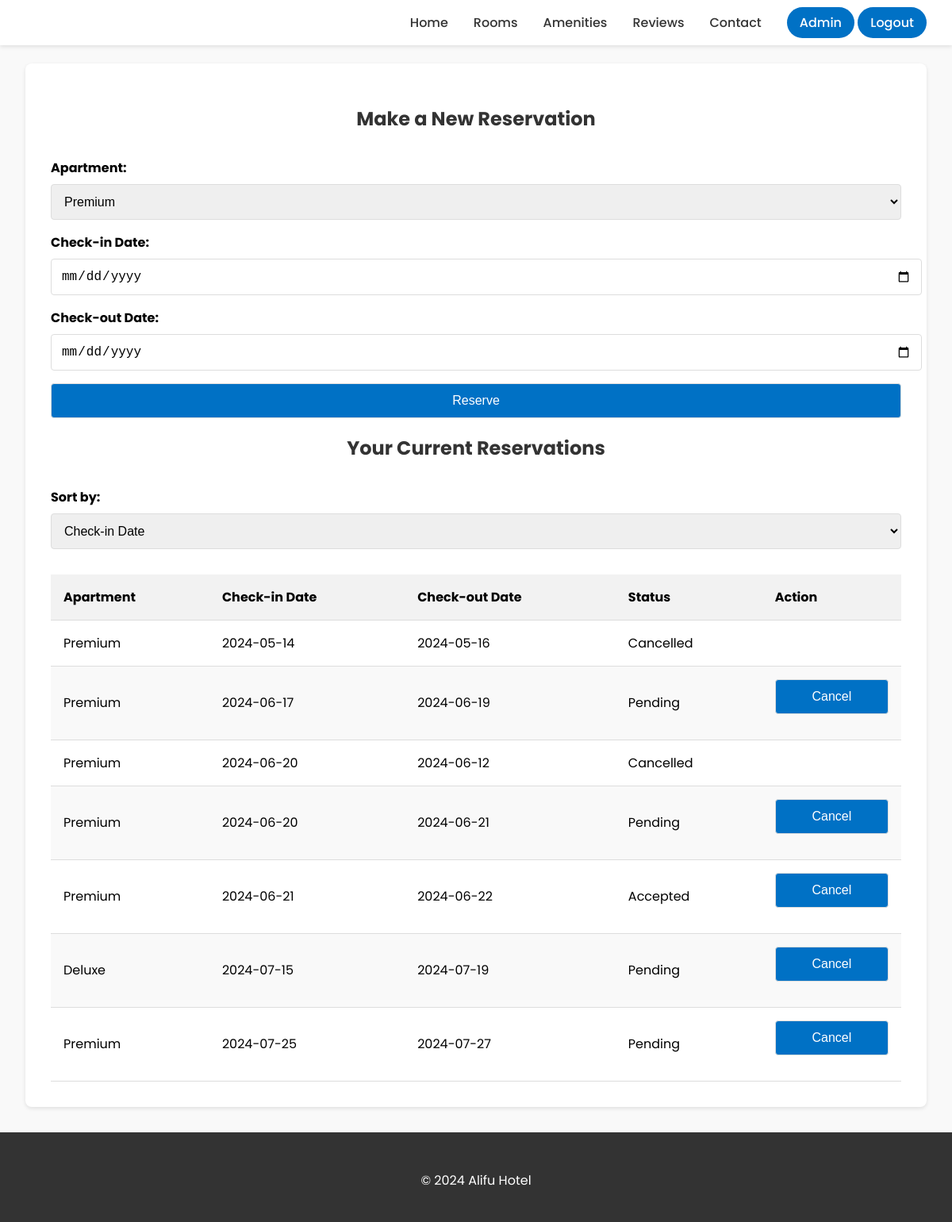
The page /reservations.php (signed in) on the database its author committed.
### tables this page shows
CREATE TABLE `reservations` (
  `id` int(11) UNSIGNED NOT NULL,
  `user_id` int(11) UNSIGNED NOT NULL,
  `apartment_id` int(11) UNSIGNED NOT NULL,
  `check_in_date` date NOT NULL,
  `check_out_date` date NOT NULL,
  `price` decimal(10,2) NOT NULL,
  `status` varchar(20) NOT NULL DEFAULT 'pending',
  `created_at` timestamp NOT NULL DEFAULT current_timestamp(),
  `updated_at` timestamp NOT NULL DEFAULT current_timestamp() ON UPDATE current_timestamp()
);

CREATE TABLE `apartments` (
  `id` int(11) UNSIGNED NOT NULL,
  `name` varchar(255) NOT NULL,
  `description` text NOT NULL,
  `price` decimal(10,2) NOT NULL,
  `type` varchar(50) NOT NULL,
  `image_url` varchar(255) DEFAULT NULL,
  `created_at` timestamp NOT NULL DEFAULT current_timestamp(),
  `updated_at` timestamp NOT NULL DEFAULT current_timestamp() ON UPDATE current_timestamp()
);

### reservations.php (the view, shortened to what this page needs)
<?php
include 'db_connection.php';
function getUserReservations($userId, $sort_by = 'check_in_date') {
    global $conn;
    $valid_sort_columns = ['check_in_date', 'check_out_date', 'status'];
    $sql = "SELECT reservations.id, apartments.name AS apartment_name, check_in_date, check_out_date, status
            FROM reservations
            JOIN apartments ON reservations.apartment_id = apartments.id
            WHERE user_id = ?
            ORDER BY $sort_by";
    $stmt = $conn->prepare($sql);
    $stmt->bind_param('i', $userId);
    $stmt->execute();
    return $stmt->get_result()->fetch_all(MYSQLI_ASSOC);
}
$userId = $_SESSION['user_id'];
$sort_by = isset($_GET['sort_by']) ? $_GET['sort_by'] : 'check_in_date';
$reservations = getUserReservations($userId, $sort_by);
$selectedApartmentId = isset($_GET['apartment_id']) ? intval($_GET['apartment_id']) : null;
?>
<!DOCTYPE html>
<html lang="en">
<head>
    <link rel="stylesheet" href="css/reserve.css">
</head>
<body>
<header>
  <nav>
    <ul>
      <li><a href="index.php">Home</a></li>
      <li><a href="rooms.php">Rooms</a></li>
      <li><a href="#">Amenities</a></li>
      <li><a href="#reviews">Reviews</a></li>
      <li><a href="#">Contact</a></li>
      <li class="right-buttons">
        <?php if (!isset($_SESSION['user_id'])) { ?>
          <a href="login.php" class="loginregisterbutton">Login</a>
          <a href="register.php" class="loginregisterbutton">Register</a>
        <?php } else {
          $query = "SELECT * FROM users WHERE id = '" . $_SESSION['user_id'] . "'";
          $result = mysqli_query($conn, $query);
          $row = mysqli_fetch_assoc($result);
          if ($row['administrator'] == 1) { ?>
            <a href="admin.php" class="loginregisterbutton">Admin</a>
          <?php } else { ?>
            <a href="profile.php">My Profile</a>
          <?php } ?>
          <a href="backend/logout.php" class="loginregisterbutton">Logout</a>
        <?php } ?>
      </li>
    </ul>
  </nav>
</header>
    <main>
        <section>
            <h2>Make a New Reservation</h2>
            <form action="reservations.php" method="post">
                <label for="apartment">Apartment:</label>
                <select name="apartment_id" id="apartment" required>
                    <?php
                    $apartmentsResult = $conn->query("SELECT id, name FROM apartments");
                    while ($apartment = $apartmentsResult->fetch_assoc()) {
                        $selected = $selectedApartmentId === $apartment['id'] ? 'selected' : '';
                        echo "<option value=\"{$apartment['id']}\" $selected>{$apartment['name']}</option>";
                    }
                    ?>
                </select>
                <label for="check_in">Check-in Date:</label>
                <input type="date" name="check_in" id="check_in" required>
                <label for="check_out">Check-out Date:</label>
                <input type="date" name="check_out" id="check_out" required>
                <input type="submit" value="Reserve">
            </form>
        </section>
        <section>
            <h2>Your Current Reservations</h2>
            <div>
                <label for="sort_by">Sort by:</label>
                <select id="sort_by" onchange="sortReservations()">
                    <option value="check_in_date" <?php echo ($sort_by == 'check_in_date') ? 'selected' : ''; ?>>Check-in Date</option>
                </select>
            </div>
            <?php if (!empty($reservations)) : ?>
                <table>
                    <thead>
                        <tr>
                            <th>Apartment</th>
                            <th>Check-in Date</th>
                            <th>Check-out Date</th>
                            <th>Status</th>
                            <th>Action</th>
                        </tr>
                    </thead>
                    <tbody>
                        <?php foreach ($reservations as $reservation) : ?>
                            <tr>
                                <td><?php echo htmlspecialchars($reservation['apartment_name']); ?></td>
                                <td><?php echo htmlspecialchars($reservation['check_in_date']); ?></td>
                                <td><?php echo htmlspecialchars($reservation['check_out_date']); ?></td>
                                <td><?php echo htmlspecialchars($reservation['status']); ?></td>
                                <td>
                                    <?php if ($reservation['status'] !== 'Cancelled') : ?>
                                        <form action="reservations.php" method="post" style="display:inline;">
                                            <input type="submit" class="button" value="Cancel">
                                        </form>
                                    <?php endif; ?>
                                </td>
                            </tr>
                        <?php endforeach; ?>
                    </tbody>
                </table>
            <?php else : ?>
                <p>You have no reservations.</p>
            <?php endif; ?>
        </section>
    </main>
    <footer>
        <p>&copy; 2024 Alifu Hotel</p>
    </footer>
</body>
</html>

### css/reserve.css (style rules this page uses)
body { font-family: "Poppins", sans-serif; margin: 0; padding: 0; background-color: #f9f9f9; }
header { background-color: #fff; box-shadow: 0 2px 5px rgba(0, 0, 0, 0.1); position: fixed; top: 0; left: 0; right: 0; z-index: 1000; padding: 1rem 2rem; }
nav ul { display: flex; justify-content: flex-end; list-style: none; margin: 0; padding: 0; }
nav ul li { margin-left: 2rem; }
nav ul li:first-child { margin-left: 0; }
nav ul li a { font-weight: 500; color: #333; text-decoration: none; }
.loginregisterbutton { background-color: #0071c5; color: #fff; padding: 0.5rem 1rem; border-radius: 2rem; transition: background-color 0.3s ease; text-decoration: none; font-weight: 500; }
main { margin: 5rem 2rem 2rem 2rem; padding: 2rem; background-color: #fff; box-shadow: 0 2px 5px rgba(0, 0, 0, 0.1); border-radius: 8px; }
h1, h2 { text-align: center; margin-bottom: 2rem; color: #333; }
label, input, select { display: block; margin-bottom: 1rem; width: 100%; }
label { font-weight: bold; margin-bottom: 0.5rem; }
input[type="date"], select, input[type="submit"] { padding: 0.75rem; border: 1px solid #ddd; border-radius: 4px; font-size: 1rem; }
input[type="submit"] { background-color: #0071c5; color: white; cursor: pointer; transition: background-color 0.3s ease; }
table { width: 100%; border-collapse: collapse; margin-top: 2rem; }
table th, table td { padding: 1rem; text-align: left; border-bottom: 1px solid #ddd; }
table th { background-color: #f2f2f2; }
table tbody tr:nth-child(even) { background-color: #f9f9f9; }
footer { background-color: #333; color: #fff; padding: 2rem; text-align: center; }
footer p { margin-bottom: 0.5rem; }

### rows shown on the page
reservations: apartment.name "Premium", check_in_date "2024-05-14", check_out_date "2024-05-16", status "Cancelled"
reservations: apartment.name "Premium", check_in_date "2024-06-17", check_out_date "2024-06-19", status "Pending"
reservations: apartment.name "Premium", check_in_date "2024-06-20", check_out_date "2024-06-12", status "Cancelled"
reservations: apartment.name "Premium", check_in_date "2024-06-20", check_out_date "2024-06-21", status "Pending"
reservations: apartment.name "Premium", check_in_date "2024-06-21", check_out_date "2024-06-22", status "Accepted"
reservations: apartment.name "Deluxe", check_in_date "2024-07-15", check_out_date "2024-07-19", status "Pending"
reservations: apartment.name "Premium", check_in_date "2024-07-25", check_out_date "2024-07-27", status "Pending"

### other values the page prints
form field apartment_id "Premium"
